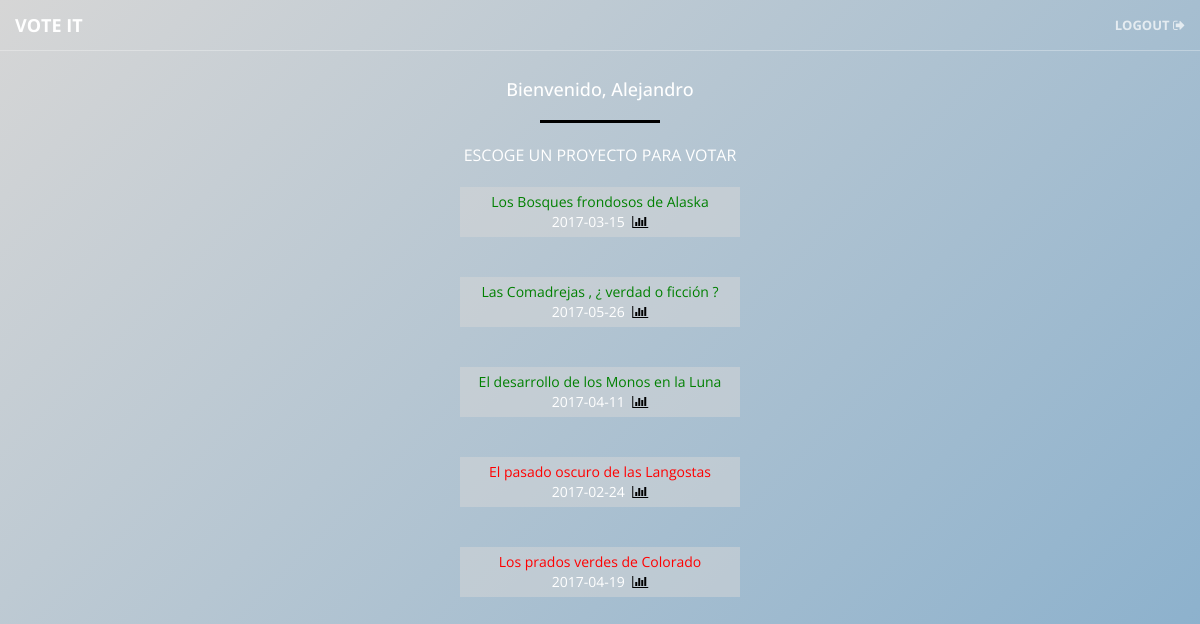
/mainprofesores.php (signed in), run on the app's committed database.
### tables this page shows
CREATE TABLE `tbl_proyecto` (
  `pro_id` int(11) NOT NULL,
  `pro_titulo` varchar(50) NOT NULL,
  `pro_fecha` date NOT NULL,
  `pro_estado` int(1) NOT NULL,
  `usp_id` int(11) NOT NULL
);

### mainprofesores.php (the view, shortened to what this page needs)
<?php
  include("conexion.proc.php");
?>
<!DOCTYPE html>
<html lang="en">
<head>
    <link href="vendor/bootstrap/css/bootstrap.css" rel="stylesheet">
    <link href="vendor/font-awesome/css/font-awesome.min.css" rel="stylesheet" type="text/css">
    <link href="css/main.css" rel="stylesheet">
    <link rel="stylesheet" href="https://cdnjs.cloudflare.com/ajax/libs/font-awesome/4.7.0/css/font-awesome.min.css">
</head>
<body id="page-top">
  <nav id="mainNav" class="navbar navbar-default navbar-fixed-top">
      <div class="container-fluid">
          <div class="navbar-header">
              <a class="navbar-brand page-scroll" href="#page-top">VOTE IT</a>
          </div>
          <div class="collapse navbar-collapse" id="bs-example-navbar-collapse-1">
              <ul class="nav navbar-nav navbar-right">
                  <li>
                      <a class="page-scroll" href="cerrarsesion.proc.php">Logout <i class="fa fa-sign-out" aria-hidden="true"></i></a>
                  </li>
              </ul>
          </div>
      </div>
  </nav>
<div class="header22">
  <br/><br/><br/>
  <h1 id="homeHeading"><?php echo "<h4>Bienvenido, ".$_SESSION['nombre']."</h4>"; ?></h1>
  <hr>
  <p>ESCOGE UN PROYECTO PARA VOTAR</p>
      <?php
          if(isset($_SESSION['nombre']) ){
      ?>
      <?php
          $sql = "SELECT * from tbl_proyecto order by pro_estado DESC;";
          $proyectos = mysqli_query($conexion, $sql);
              if(mysqli_num_rows($proyectos)>0){
                while($proyecto = mysqli_fetch_array($proyectos)){
                  if ($proyecto['pro_estado']<1){
                    $color= 'red';
                  } else {
                    $color= 'green';
                  }
                  echo "<div class='mainprofes'><a style='color: ".$color." ' href='preguntastribunal.php?pro_id=".$proyecto['pro_id']."'>".$proyecto['pro_titulo']."</a><br>".$proyecto['pro_fecha']." &nbsp;<a href='mostrarestadisticas.php?pro_id=".$proyecto['pro_id']."' ><i class='fa fa-bar-chart' aria-hidden='true'></i></a></div><br/><br/>";
                }
              } else {
                echo "No hay proyectos!";
              }
          } else {
            $_SESSION['error']="Tienes que loguearte primero!";
            echo "sesion mal";
            header("location: login.php");
          }
  ?>
</div>
</body>
</html>

### css/main.css (style rules this page uses)
html, body { height: 100%; width: 100%; }
body { font-family: 'Open Sans', 'Helvetica Neue', Arial, sans-serif; }
hr { border-color: #000; border-width: 3px; max-width: 10%; }
a { -webkit-transition: all 0.35s; -moz-transition: all 0.35s; transition: all 0.35s; color: black; }
h1, h2, h3, h4, h5, h6 { font-family: 'Open Sans', 'Helvetica Neue', Arial, sans-serif; }
p { font-size: 16px; line-height: 1.5; margin-bottom: 20px; }
.navbar-default { background-color: white; border-color: rgba(34, 34, 34, 0.05); font-family: 'Open Sans', 'Helvetica Neue', Arial, sans-serif; -webkit-transition: all 0.35s; -moz-transition: all 0.35s; transition: all 0.35s; }
.navbar-default .navbar-header .navbar-brand { color: #337ab7; font-family: 'Open Sans', 'Helvetica Neue', Arial, sans-serif; font-weight: 700; text-transform: uppercase; }
.navbar-default .nav > li > a, .navbar-default .nav > li > a:focus { text-transform: uppercase; font-weight: 700; font-size: 13px; color: #222222; }
@media (min-width: 768px) { .navbar-default { background-color: transparent; border-color: rgba(255, 255, 255, 0.3); } }
@media (min-width: 768px) { .navbar-default .navbar-header .navbar-brand { color: rgba(255, 255, 255, 0.7); } }
@media (min-width: 768px) { .navbar-default .nav > li > a, .navbar-default .nav > li > a:focus { color: rgba(255, 255, 255, 0.7); } }
div.mainprofes { background: rgba(216, 216, 216, 0.5); margin: auto; max-width: 280px; padding: 5px; }
div.header22 { position: relative; width: 100%; height: 100%; min-height: auto; -webkit-background-size: cover; -moz-background-size: cover; background-size: cover; -o-background-size: cover; background-position: center; text-align: center; color: white; background: linear-gradient(135deg, rgba(214,214,214,1) 0%, rgba(134,174,204,1) 100%); }
body { webkit-tap-highlight-color: #222222; }

### data on the page
tbl_proyecto: pro_titulo "Los Bosques frondosos de Alaska", pro_fecha "2017-03-15"
tbl_proyecto: pro_titulo "Las Comadrejas , ¿ verdad o ficción ?", pro_fecha "2017-05-26"
tbl_proyecto: pro_titulo "El desarrollo de los Monos en la Luna", pro_fecha "2017-04-11"
tbl_proyecto: pro_titulo "El pasado oscuro de las Langostas", pro_fecha "2017-02-24"
tbl_proyecto: pro_titulo "Los prados verdes de Colorado", pro_fecha "2017-04-19"

### other printed values
$_SESSION['nombre'] "Alejandro"
